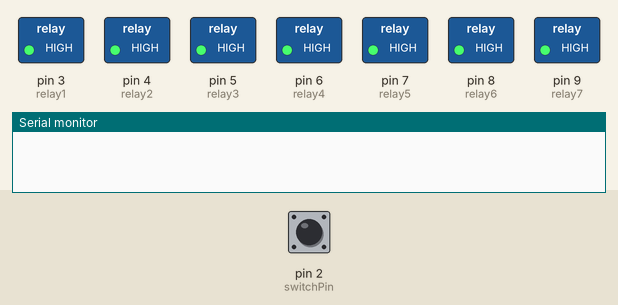
A sketch run on a simulated Arduino Uno, built with avr-gcc and run on an emulated ATmega328P. Shown: switched loads named in the sketch (green lamp = pin HIGH), the last lines printed to the serial monitor. Dashed ring = blinking. The test bench sets the inputs (shaded band); at power-on: pin 2 (switchPin) LOW. Random numbers use the default seed unless the sketch sets one.

Above: at 2.8 s.
2.9 s: pin 2 (switchPin) pulled HIGH for 1.2 s
At 3.15 s:
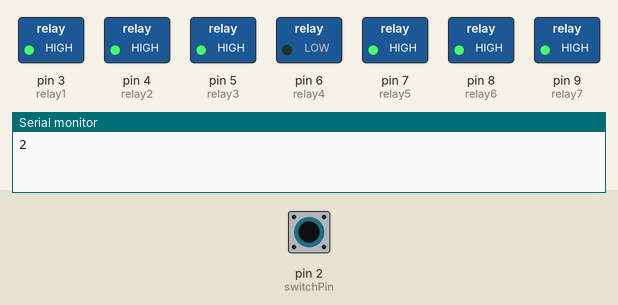
At 4.2 s:
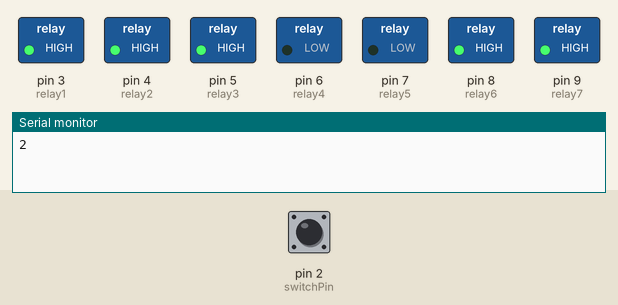
5.6 s: pin 2 (switchPin) driven HIGH
At 10.3 s:
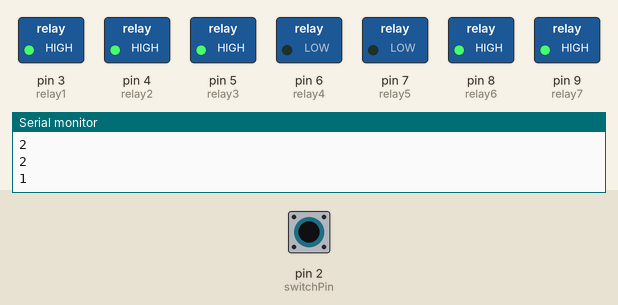
Timing chart, 0 to 15.7 s (numbered marks = the images above; inputs shaded):
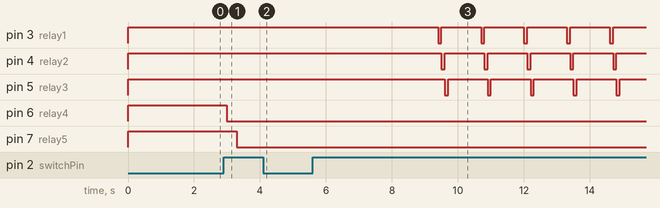

The sketch:

ladies.ino
```cpp
const int switchPin = 2; //coin opp switch

// relay control pins
// lady with book {
const int relay1 = 3;
const int relay2 = 4;
const int relay3 = 5;
//}
// lady dancing{
const int relay4 = 6;
const int relay5 = 7;
//}
// lady on cell phone{
const int relay6 = 8;
const int relay7 = 9;
//}

//varriables to select the different ladies
int switchState = 0;
int ladySelector = 0;

void setup(){
  Serial.begin(9600);
  pinMode(switchPin, INPUT);
  pinMode(relay1, OUTPUT);
  pinMode(relay2, OUTPUT);
  pinMode(relay3, OUTPUT);
  pinMode(relay4, OUTPUT);
  pinMode(relay5, OUTPUT);
  pinMode(relay6, OUTPUT);
  pinMode(relay7, OUTPUT);
  digitalWrite(relay1, HIGH);
  digitalWrite(relay2, HIGH);
  digitalWrite(relay3, HIGH);
  digitalWrite(relay4, HIGH);
  digitalWrite(relay5, HIGH);
  digitalWrite(relay6, HIGH);
  digitalWrite(relay7, HIGH);
}

void loop(){
  switchState = digitalRead(switchPin);

  if(switchState == HIGH){
    ladySelector= random(1,3);
    Serial.println(ladySelector);
  }
  lady();
  delay(1000);
}

void lady(){
  switch(ladySelector){
  case 1:
    digitalWrite(relay1, LOW);
    delay(100);
    digitalWrite(relay1, HIGH);
    digitalWrite(relay2, LOW);
    delay(100);
    digitalWrite(relay2, HIGH);
    digitalWrite(relay3, LOW);
    delay(100);
    digitalWrite(relay3, HIGH);
    break;
  case 2:
    digitalWrite(relay4, LOW);
    delay(300);
    digitalWrite(relay5, LOW);
    delay(300);
    break;
  case 3:
    digitalWrite(relay6, LOW);
    delay(500);
    digitalWrite(relay7, LOW);
    delay(500);
    break;
  default:
    digitalWrite(relay1, HIGH);
    digitalWrite(relay2, HIGH);
    digitalWrite(relay3, HIGH);
    digitalWrite(relay4, HIGH);
    digitalWrite(relay5, HIGH);
    digitalWrite(relay6, HIGH);
    digitalWrite(relay7, HIGH);
  }
}
```

Measured:
- after the input at 2.9 s, pin 6 (relay4): HIGH → LOW after 0.10 s; pin 7 (relay5): HIGH → LOW after 0.40 s
- after the input at 5.6 s, pin 3 (relay1): alternates HIGH for 1.2 s and LOW for 0.10 s, starting after 3.8 s; pin 4 (relay2): alternates HIGH for 1.2 s and LOW for 0.10 s, starting after 3.9 s; pin 5 (relay3): alternates HIGH for 1.2 s and LOW for 0.10 s, starting after 4.0 s
